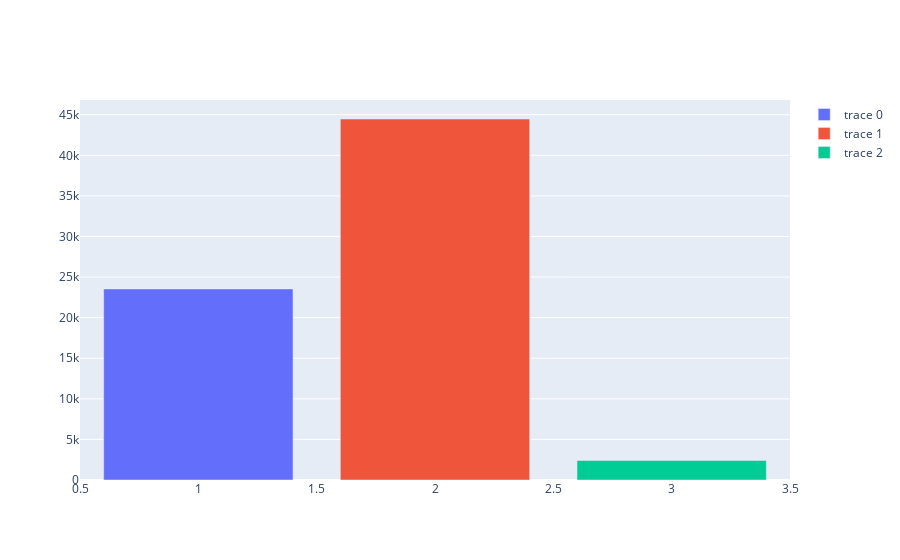

Here is the notebook cell this chart was saved with:
### Markdown cell above
## Devices

### Code cell
# Overall distribtuion of devices

devices = [d for d in df['device_type'].unique()]

fig = go.Figure()
for d in devices:
    count= len(df[df['device_type'] == d])
    fig.add_trace(go.Bar(x= [d], y = [count], textfont_size=20))

fig.show()

### Figure 1 — Plotly figure (JSON) as saved in the notebook; plotly's stock layout.template omitted (floating-point values rounded to 4 significant figures)
{"data": [{"textfont": {"size": 20}, "type": "bar", "x": [1], "y": [23536]}, {"textfont": {"size": 20}, "type": "bar", "x": [2], "y": [44472]}, {"textfont": {"size": 20}, "type": "bar", "x": [3], "y": [2413]}], "layout": {}}
